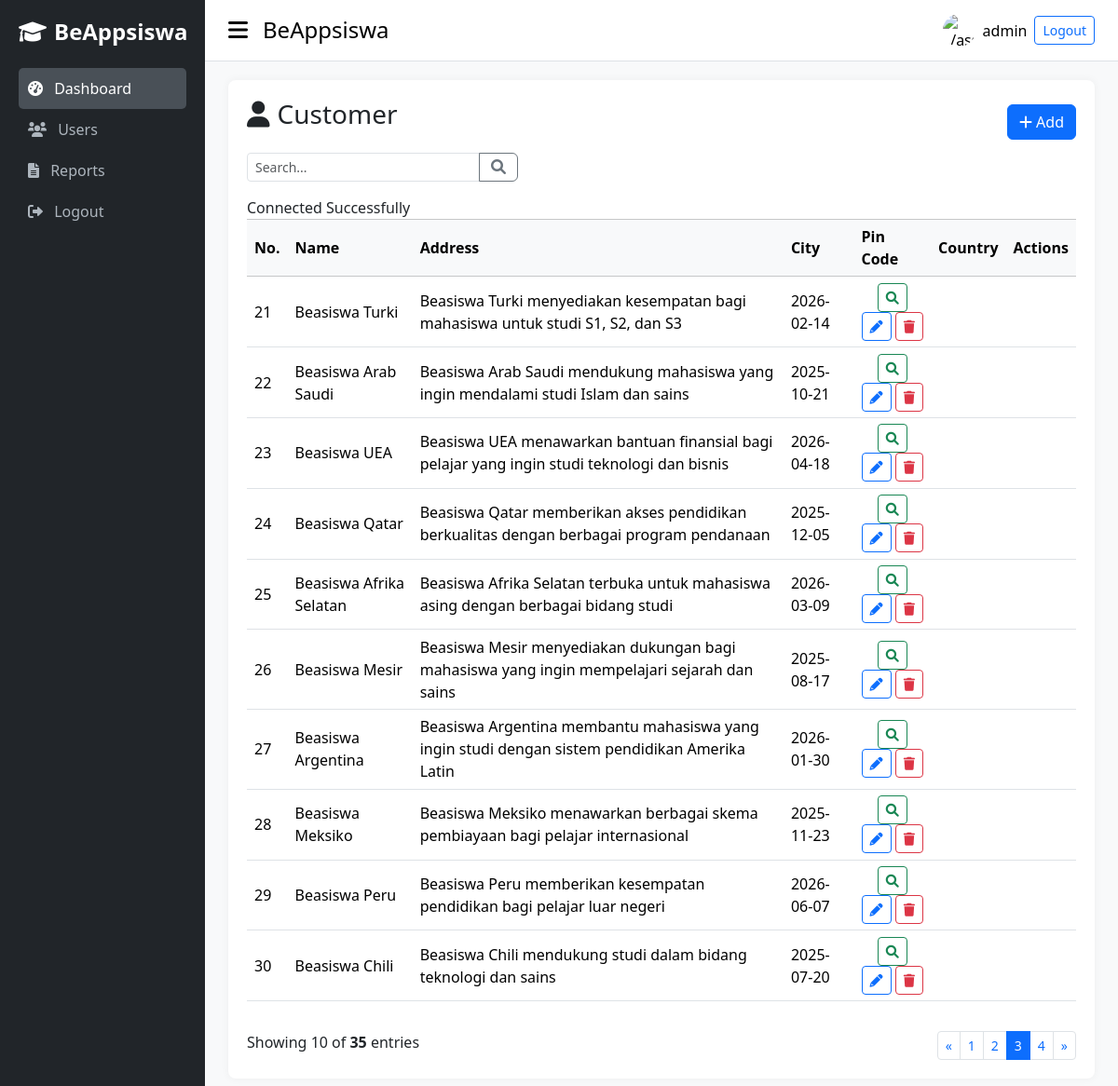
The app's page /app/pages/index.php?page=3 (signed in) with its own data.
### tables this page shows
CREATE TABLE `beasiswa` (
  `id_beasiswa` varchar(100) NOT NULL,
  `nama_beasiswa` varchar(255) NOT NULL,
  `deskripsi_beasiswa` text NOT NULL,
  `tanggal_ditutup_beasiswa` date NOT NULL
);

### app/pages/index.php (the view, shortened to what this page needs)
<!DOCTYPE html>
<html lang="en">
<head>
  <link href="../assets/css/bootstrap.min.css" rel="stylesheet">
  <link rel="stylesheet" href="https://cdnjs.cloudflare.com/ajax/libs/font-awesome/6.0.0-beta3/css/all.min.css">
</head>
<body>
  <div class="d-flex">
    <nav class="sidebar d-flex flex-column">
      <div class="d-flex align-items-center mb-4">
        <i class="fas fa-graduation-cap text-white me-2 fs-4"></i>
        <h4 class="text-white fw-bold mb-0">BeAppsiswa</h4>
      </div>
      <ul class="nav nav-pills flex-column mb-auto">
        <li class="nav-item">
          <a href="#" class="nav-link active"><i class="fas fa-tachometer-alt me-2"></i> Dashboard</a>
        </li>
        <li>
          <a href="#" class="nav-link"><i class="fas fa-users me-2"></i> Users</a>
        </li>
        <li>
          <a href="#" class="nav-link"><i class="fas fa-file-alt me-2"></i> Reports</a>
        </li>
        <li>
          <a href="#" class="nav-link"><i class="fas fa-sign-out-alt me-2"></i> Logout</a>
        </li>
      </ul>
    </nav>
    <div class="flex-grow-1">
      <div class="topbar d-flex justify-content-between align-items-center">
        <div class="d-flex align-items-center gap-3">
          <i class="fas fa-bars fs-4"></i>
          <h4 class="mb-0">BeAppsiswa</h4>
        </div>
        <div class="d-flex align-items-center gap-2">
          <img src="../assets/images/images.png" alt="../assets/images/images.png" style="max-width: 35px; max-height: 35px; border-radius: 100%;">
          <span><?= $_SESSION['username'] ?></span>
          <button onclick="location.href='confirm-logout.php'" class="btn btn-sm btn-outline-primary">Logout</button>
        </div>
      </div>
      <div class="content-area">
        <div class="table-wrapper">
          <div class="d-flex justify-content-between align-items-center mb-2">
            <h3 class="mb-3"><span class="fas fa-user me-2"></span>Customer</h3>
            <button class="btn btn-primary"><span class="fas fa-plus me-1"></span>Add</button>
          </div>
          <div class="mb-3 input-group">
            <input type="text" class="form-control form-control-sm search-box" placeholder="Search...">
            <button class="btn btn-outline-secondary fas fa-search"></button>
          </div>
          <div class="table-responsive">
            <table class="table table-bordered align-middle table-hover">
              <thead class="table-light">
                <tr>
                  <th>No.</th>
                  <th>Name</th>
                  <th>Address</th>
                  <th>City</th>
                  <th>Pin Code</th>
                  <th>Country</th>
                  <th class="text-center">Actions</th>
                </tr>
              </thead>
              <tbody>
                <?php
                $server = "localhost";
                $username = "root";
                $password = "";
                $database = "crud_uts";
                $koneksi = mysqli_connect($server, $username, $password, $database);
                if (!$koneksi) {
                  die("Connection failed: " . mysqli_connect_error());
                } else {
                  $perPage = 10;
                  $page = isset($_GET['page']) ? (int)$_GET['page'] : 1;
                  $start = ($page - 1) * $perPage;
                  $sql = "SELECT * FROM beasiswa LIMIT $start, $perPage";
                  $hasil = mysqli_query($koneksi, $sql);
                  $no = $start + 1;
                  while ($row = mysqli_fetch_assoc($hasil)) { ?>
                    <tr>
                      <?php
                      echo "<td>{$no}</td>";
                      echo "<td>{$row['nama_beasiswa']}</td>";
                      echo "<td>{$row['deskripsi_beasiswa']}</td>";
                      echo "<td>{$row['tanggal_ditutup_beasiswa']}</td>";
                      ?>
                      <td class='text-center'>
                        <button class='btn btn-sm btn-outline-success' title='View'><i class='fas fa-search'></i></button>
                        <button class='btn btn-sm btn-outline-primary' title='Edit'><i class='fas fa-pencil-alt'></i></button>
                        <button class='btn btn-sm btn-outline-danger' title='Delete'><i class='fas fa-trash'></i></button>
                      </td>
                    </tr>
                <?php
                    $no++;
                  }
                }
                ?>
              </tbody>
            </table>
          </div>
          <?php
          $totalData = mysqli_num_rows(mysqli_query($koneksi, "SELECT * FROM beasiswa"));
          $totalPages = ceil($totalData / $perPage);
          $showing = min($perPage, $totalData - $start);
          ?>
          <div class="d-flex justify-content-between mt-3">
            <span>Showing <?php echo $showing; ?> of <strong><?php echo $totalData; ?></strong> entries</span>
            <nav>
              <ul class="pagination pagination-sm mb-0">
                <li class="page-item <?php echo ($page <= 1) ? 'disabled' : ''; ?>">
                  <a class="page-link" href="?page=<?php echo max(1, $page - 1); ?>">«</a>
                </li>
                <?php for ($i = 1; $i <= $totalPages; $i++) : ?>
                  <li class="page-item <?php echo ($i == $page) ? 'active' : ''; ?>">
                    <a class="page-link" href="?page=<?php echo $i; ?>"><?php echo $i; ?></a>
                  </li>
                <?php endfor; ?>
                <li class="page-item <?php echo ($page >= $totalPages) ? 'disabled' : ''; ?>">
                  <a class="page-link" href="?page=<?php echo min($totalPages, $page + 1); ?>">»</a>
                </li>
              </ul>
            </nav>
          </div>
        </div>
      </div>
    </div>
  </div>
</body>
</html>

### app/pages/index.php (style rules this page uses)
body { min-height: 100vh; margin: 0; overflow-x: hidden; background-color: #f8f9fa; }
.sidebar { width: 220px; min-height: 100vh; background-color: #212529; padding: 20px; }
.sidebar .nav-link { color: #adb5bd; padding: 10px; }
.sidebar .nav-link.active, .sidebar .nav-link:hover { background-color: #495057; color: #fff; border-radius: 5px; }
.topbar { background-color: #ffffff; color: #000; padding: 15px 25px; border-bottom: 1px solid #dee2e6; }
.content-area { padding: 20px 25px; }
.table-wrapper { background: #fff; border-radius: 8px; padding: 20px; box-shadow: 0 0 10px rgba(0, 0, 0, 0.05); }
.table { border-collapse: collapse; }
.table td, .table th { border-left: none; border-right: none; padding-top: 0.4rem; padding-bottom: 0.4rem; }
.table thead th { vertical-align: middle; }
.search-box { max-width: 250px; }
.pagination .page-item.active .page-link { background-color: #0d6efd; border-color: #0d6efd; }

### records on screen
beasiswa: nama_beasiswa "Beasiswa Turki", deskripsi_beasiswa "Beasiswa Turki menyediakan kesempatan bagi mahasiswa untuk studi S1, S2, dan S3", tanggal_ditutup_beasiswa "2026-02-14"
beasiswa: nama_beasiswa "Beasiswa Arab Saudi", deskripsi_beasiswa "Beasiswa Arab Saudi mendukung mahasiswa yang ingin mendalami studi Islam dan sains", tanggal_ditutup_beasiswa "2025-10-21"
beasiswa: nama_beasiswa "Beasiswa UEA", deskripsi_beasiswa "Beasiswa UEA menawarkan bantuan finansial bagi pelajar yang ingin studi teknologi dan bisnis", tanggal_ditutup_beasiswa "2026-04-18"
beasiswa: nama_beasiswa "Beasiswa Qatar", deskripsi_beasiswa "Beasiswa Qatar memberikan akses pendidikan berkualitas dengan berbagai program pendanaan", tanggal_ditutup_beasiswa "2025-12-05"
beasiswa: nama_beasiswa "Beasiswa Afrika Selatan", deskripsi_beasiswa "Beasiswa Afrika Selatan terbuka untuk mahasiswa asing dengan berbagai bidang studi", tanggal_ditutup_beasiswa "2026-03-09"
beasiswa: nama_beasiswa "Beasiswa Mesir", deskripsi_beasiswa "Beasiswa Mesir menyediakan dukungan bagi mahasiswa yang ingin mempelajari sejarah dan sains", tanggal_ditutup_beasiswa "2025-08-17"
beasiswa: nama_beasiswa "Beasiswa Argentina", deskripsi_beasiswa "Beasiswa Argentina membantu mahasiswa yang ingin studi dengan sistem pendidikan Amerika Latin", tanggal_ditutup_beasiswa "2026-01-30"
beasiswa: nama_beasiswa "Beasiswa Meksiko", deskripsi_beasiswa "Beasiswa Meksiko menawarkan berbagai skema pembiayaan bagi pelajar internasional", tanggal_ditutup_beasiswa "2025-11-23"
beasiswa: nama_beasiswa "Beasiswa Peru", deskripsi_beasiswa "Beasiswa Peru memberikan kesempatan pendidikan bagi pelajar luar negeri", tanggal_ditutup_beasiswa "2026-06-07"
beasiswa: nama_beasiswa "Beasiswa Chili", deskripsi_beasiswa "Beasiswa Chili mendukung studi dalam bidang teknologi dan sains", tanggal_ditutup_beasiswa "2025-07-20"

### other values on screen
$_SESSION['username'] "admin"
$showing "10"
$totalData "35"
